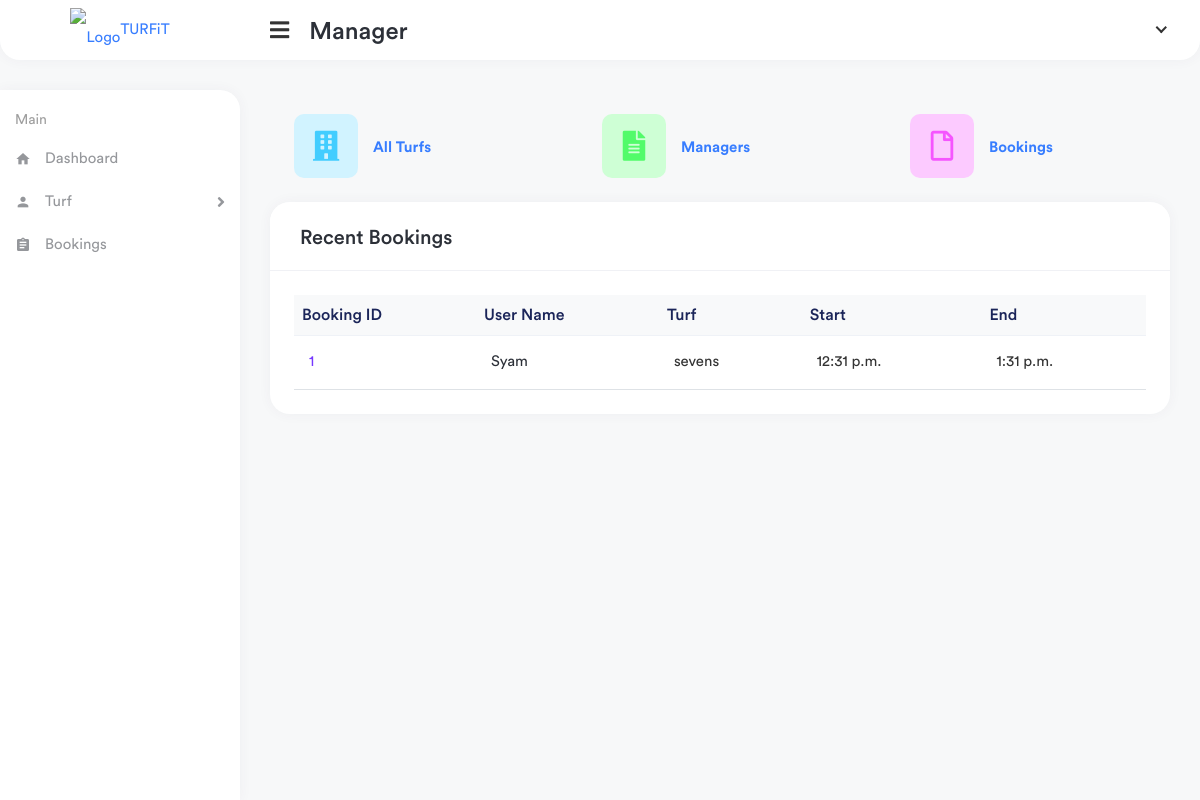
The app's page /manager/ (signed in), older data.
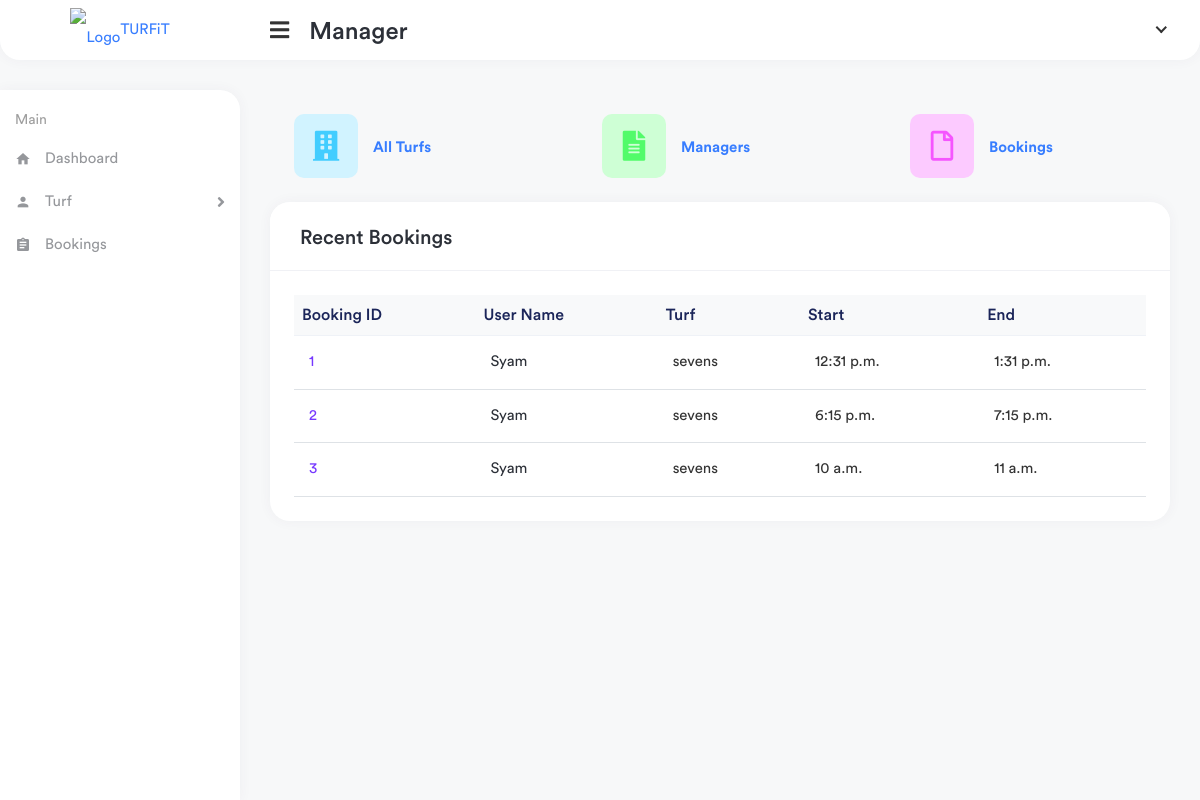
The same page, newer data.
### manager/models.py (models this page shows)
class TimeSlot(models.Model):
    turf = models.ForeignKey(Turf,on_delete=models.CASCADE,null=True)
    manager = models.ForeignKey(TurfManager,on_delete=models.CASCADE,null=True)
    start_time = models.TimeField()
    end_time = models.TimeField()
    is_booked = models.BooleanField(default=True)
    status = models.IntegerField(default=0)
    turf_user = models.ForeignKey(TurfUser,on_delete=models.CASCADE,null=True)
    price = models.CharField(max_length=100)
    date_for_book = models.DateField()
    def __str__(self):
        return str(self.turf)

class Turf(models.Model):
    manager = models.ForeignKey(TurfManager, on_delete=models.CASCADE, null=True)
    turf_name = models.CharField(max_length=100)
    turf_place = models.CharField(max_length=100)
    phone = models.CharField(max_length=100)
    turf_image = models.ImageField( upload_to="image/testimagemodel/")
    def __str__(self):
        return str(self.turf_name)

### website/models.py (models this page shows)
class TurfUser(models.Model):
    user = models.OneToOneField(User,on_delete=models.CASCADE)
    name = models.CharField(max_length=100)
    phone = models.CharField(max_length=100)
    email = models.EmailField()
    def __str__(self):
        return str(self.name)

### manager/views.py (the view)
# urls.py: path('',views.index,name="index"),
def index(request):
    manager_obj = TurfManager.objects.get(user=request.user)
    bookings = TimeSlot.objects.filter(manager=manager_obj,status=1).all()
    print(manager_obj)
    print(bookings)
    context = {
        'bookings' : bookings
    }
    return render(request,'manager/index.html',context)

### website/models.py (called while the page is built)
    def __str__(self):
        return str(self.name)

### templates/manager/index.html (shortened to what the changed rows need)
{% extends 'manager/partials/base.html' %}
{% load static %}
{% block content %}
        <div class="page-wrapper">
            <div class="content container-fluid">
                <div class="row">
                    <div class="col-md-12 col-sm-12">
                        <div class="card">
                            <div class="card-body">
                                <div class="table-responsive">
                                    <table class="table table-stripped table-hover datatable">
                                        <thead class="thead-light">
                                            <tr>
                                                <th>Booking ID</th>
                                                <th>User Name</th>
                                                <th>Turf</th>
                                                <th>Start</th>
                                                <th>End</th>
                                            </tr>
                                        </thead>
                                        <tbody>
                                            {% for book in bookings %}
                                            <tr>
                                                <td  > <a href="#" class="invoice-link">{{book.id}}</a> </td>
                                                <td>
                                                    <h2 class="table-avatar">
                                                        {{book.turf_user}}
                                                    </h2>
                                                </td>
                                                <td>{{book.turf}}</td>
                                                <td>{{ book.start_time }}</td>
                                                <td>{{ book.end_time }}</td>
                                            </tr>
                                            {% endfor %}
                                        </tbody>
                                    </table>
                                </div>
                            </div>
                        </div>
                    </div>
                </div>
            </div>
        </div>
   {% endblock %}

Row changes from the older to the newer data that the page shows:
added TimeSlot: id "2", turf_user "Syam", turf "sevens", start_time "6:15 p.m.", end_time "7:15 p.m."
added TimeSlot: id "3", turf_user "Syam", turf "sevens", start_time "10 a.m.", end_time "11 a.m."
